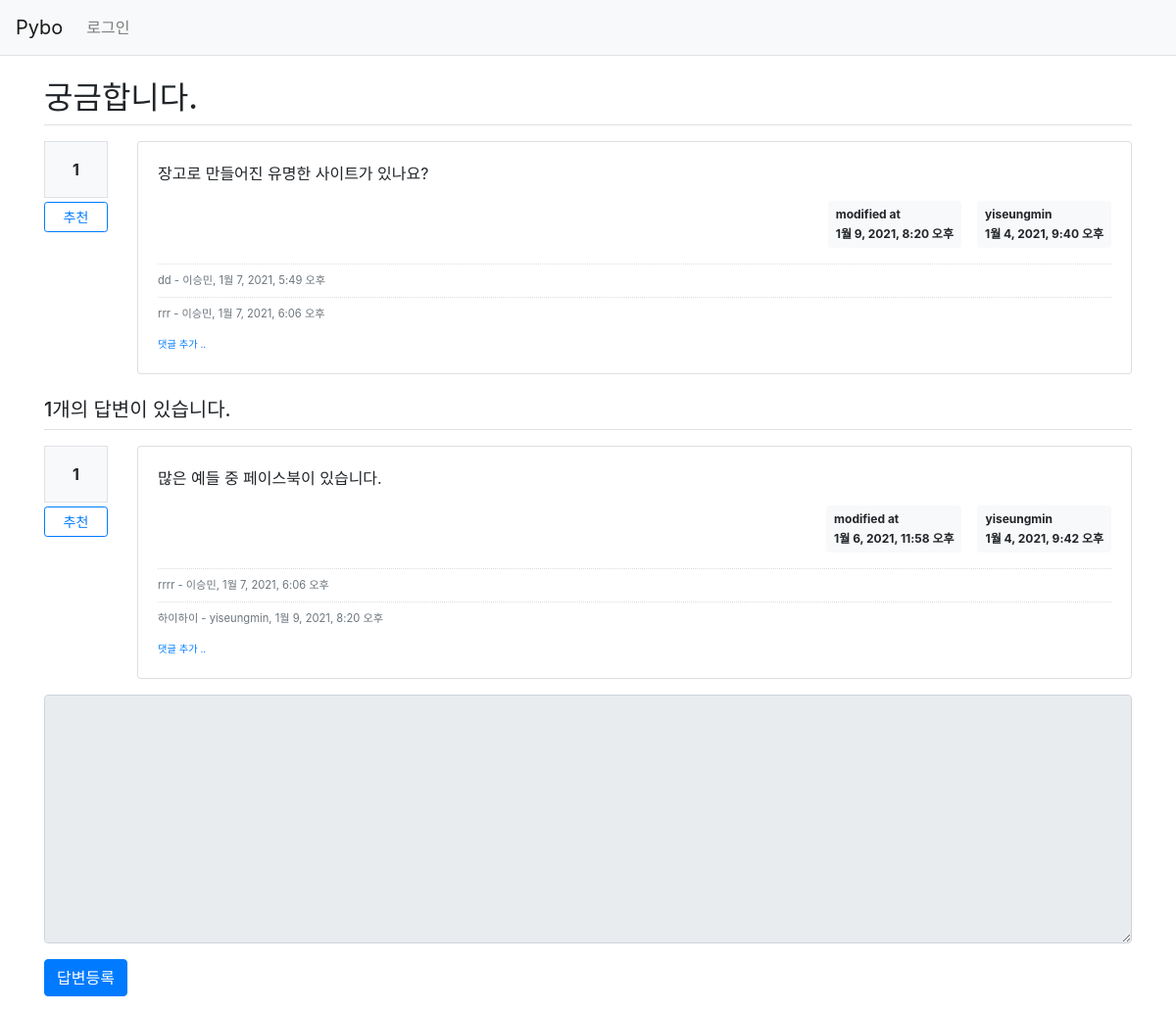
The app's page /pybo/1/, older data.
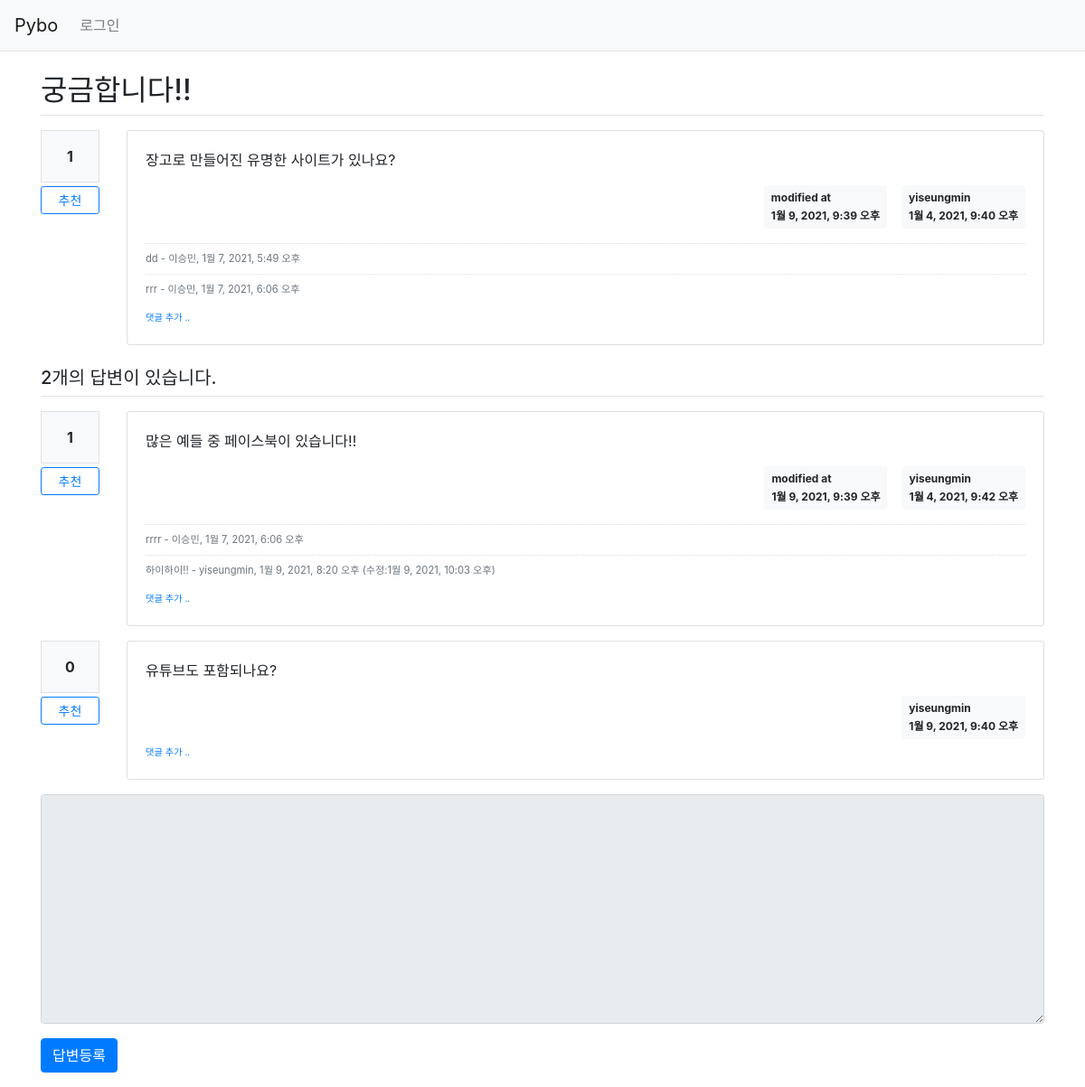
The same page, newer data.
### pybo/models.py (models this page shows, shortened)
class Question(models.Model) :
    subject = models.CharField(max_length=200)  #제목
    content = models.TextField()
    create_date = models.DateTimeField()
    author = models.ForeignKey(User, on_delete=models.CASCADE, related_name='author_question')
    modify_date = models.DateTimeField(null=True, blank=True)
    voter = models.ManyToManyField(User, related_name='voter_question')

class Comment(models.Model) :
    author = models.ForeignKey(User, on_delete=models.CASCADE)
    content = models.TextField()
    create_date = models.DateTimeField()
    modify_date = models.DateTimeField(null=True, blank=True)
    question = models.ForeignKey(Question, null=True, blank=True, on_delete=models.CASCADE)
    answer = models.ForeignKey(Answer, null=True, blank=True, on_delete=models.CASCADE)

class Answer(models.Model) :
    question = models.ForeignKey(Question, on_delete=models.CASCADE)  #질문과 같이 삭제된다.
    content = models.TextField()
    create_date = models.DateTimeField()
    author = models.ForeignKey(User, on_delete=models.CASCADE, related_name='author_answer')
    modify_date = models.DateTimeField(null=True, blank=True)
    voter = models.ManyToManyField(User, related_name='voter_answer')

### pybo/views/base_views.py (the view)
# urls.py: path('<int:question_id>/', base_views.detail, name='detail'),
def detail(request, question_id) :
    question = get_object_or_404(Question, pk=question_id)
    context = {'question':question}
    return render(request, 'pybo/question_detail.html', context)

### pybo/templatetags/pybo_filter.py (called while the page is built)
@register.filter()
def mark(value) :
    extensions = ["nl2br", "fenced_code"]
    return mark_safe(markdown.markdown(value, extensions=extensions))

### templates/pybo/question_detail.html (shortened to what this page needs)
{% extends 'base.html' %}
{% load pybo_filter %}
{% block content %}
    <div class="container my-3">
        <h2 class="border-bottom py-2">{{ question.subject }}</h2>
        <div class="row my-3">
            <div class="col-1">
                <div class="bg-light text-center p-3 border font-weight-bolder mb-1">
                    {{ question.voter.count }}
                </div>
                <a href="#" data-uri="{% url 'pybo:vote_question' question.id %}"
                   class="recommend btn btn-sm btn-outline-primary btn-block my-1">추천</a>
            </div>
            <div class="col-11">
                <div class="card">
                    <div class="card-body">
                        <div class="card-text">
                            {{ question.content|mark }}
                        </div>
                        <div class="d-flex justify-content-end">
                            {% if question.modify_date %}
                            <div class="badge badge-light p-2 text-left mx-3">
                                <div class="mb-2">modified at</div>
                                <div>{{ question.modify_date }}</div>
                            </div>
                            {% endif %}
                            <div class="badge badge-light p-2 text-left">
                                <div class="mb-2">{{ question.author.username }}</div>
                                <div>{{ question.create_date }}</div>
                            </div>
                        </div>
                        {% if question.comment_set.count > 0 %}
                        <div class="mt-3">
                        {% for comment in question.comment_set.all %}
                            <div class="comment py-2 text-muted">
                                <span style="white-space: pre-line;">{{ comment.content }}</span>
                                <span>
                                    - {{ comment.author }}, {{ comment.create_date }}
                                </span>
                            </div>
                        {% endfor %}
                        </div>
                        {% endif %}
                        <div>
                            <a href="{% url 'pybo:comment_create_question' question.id  %}"
                               class="small"><small>댓글 추가 ..</small></a>
                        </div>
                    </div>
                </div>
            </div>
        </div>
        <h5 class="border-bottom my-3 py-2">{{ question.answer_set.count }}개의 답변이 있습니다.</h5>
        {% for answer in question.answer_set.all %}
        <div class="row my-3">
            <div class="col-1">
                <div class="bg-light text-center p-3 border font-weight-bolder mb-1">
                    {{ answer.voter.count }}
                </div>
                <a href="#" data-uri="{% url 'pybo:vote_answer' answer.id %}"
                   class="recommend btn btn-sm btn-outline-primary btn-block my-1">추천</a>
            </div>
            <div class="col-11">
                <div class="card">
                    <div class="card-body">
                        <div class="card-text">
                            {{ answer.content|mark }}
                        </div>
                        <div class="d-flex justify-content-end">
                            {% if answer.modify_date %}
                            <div class="badge badge-light p-2 text-left mx-3">
                                <div class="mb-2">modified at</div>
                                <div>{{ answer.modify_date }}</div>
                            </div>
                            {% endif %}
                            <div class="badge badge-light p-2 text-left">
                                <div class="mb-2">{{ answer.author.username }}</div>
                                <div>{{ answer.create_date }}</div>
                            </div>
                        </div>
                        {% if answer.comment_set.count > 0 %}
                        <div class="mt-3">
                        {% for comment in answer.comment_set.all %}
                            <div class="comment py-2 text-muted">
                                <span style="white-space: pre-line;">{{ comment.content }}</span>
                                <span>
                                    - {{ comment.author }}, {{ comment.create_date }}
                                    {% if comment.modify_date %}
                                    (수정:{{ comment.modify_date }})
                                    {% endif %}
                                </span>
                            </div>
                        {% endfor %}
                        </div>
                        {% endif %}
                        <div>
                            <a href="{% url 'pybo:comment_create_answer' answer.id  %}"
                               class="small"><small>댓글 추가 ..</small></a>
                        </div>
                    </div>
                </div>
            </div>
        </div>
        {% endfor %}
        <form action="{% url 'pybo:answer_create' question.id %}" method="post" class="my-3">
            <div class="form-group">
                <textarea {% if not user.is_authenticated %}disabled{% endif %}
                          name ="content" id="content" class="form-control" rows="10"></textarea>
            </div>
            <input type="submit" value="답변등록" class="btn btn-primary">
        </form>
    </div>
{% endblock %}

### templates/base.html (shortened to what this page needs)
{% load static %}
<!doctype html>
<html lang="ko">
<head>
    <link rel="stylesheet" type="text/css" href="{% static 'bootstrap.min.css' %}">
    <link rel="stylesheet" type="text/css" href="{% static 'style.css' %}">
</head>
<body>
{% include "navbar.html" %}
{% block content %}
{% endblock %}
</body>
</html>

### templates/navbar.html (shortened to what this page needs)
<nav class="navbar navbar-expand-lg navbar-light bg-light border-bottom">
    <a class="navbar-brand" href="{% url 'pybo:index' %}">Pybo</a>
    <div class="collapse navbar-collapse flex-grow-0" id="navbarNav">
        <ul class="navbar-nav">
            <li class="nav-item ">
                {% if user.is_authenticated %}
                    <a class="nav-link" href="{% url 'common:logout' %}">{{ user.username }} (로그아웃)</a>
                {% else %}
                    <a class="nav-link" href="{% url 'common:login' %}">로그인</a>
                {% endif %}
            </li>
        </ul>
    </div>
</nav>

### static/style.css (style rules this page uses)
.comment { border-top: dotted 1px #ddd; font-size: 0.7em; }

Row changes from the older to the newer data that the page shows:
changed Question "장고로 만들어진 유명한 사이트가 있나요?": subject "궁금합니다." → "궁금합니다!!"; modify_date "1월 9, 2021, 8:20 오후" → "1월 9, 2021, 9:39 오후"; answer_set.count "1" → "2"
changed Answer id 1: content|mark "많은 예들 중 페이스북이 있습니다." → "많은 예들 중 페이스북이 있습니다!!"; modify_date "1월 6, 2021, 11:58 오후" → "1월 9, 2021, 9:39 오후"
changed Comment "yiseungmin": content "하이하이" → "하이하이!!"; modify_date (not shown) → "1월 9, 2021, 10:03 오후"
added Answer: voter.count "0", content|mark "유튜브도 포함되나요?", author.username "yiseungmin", create_date "1월 9, 2021, 9:40 오후"
